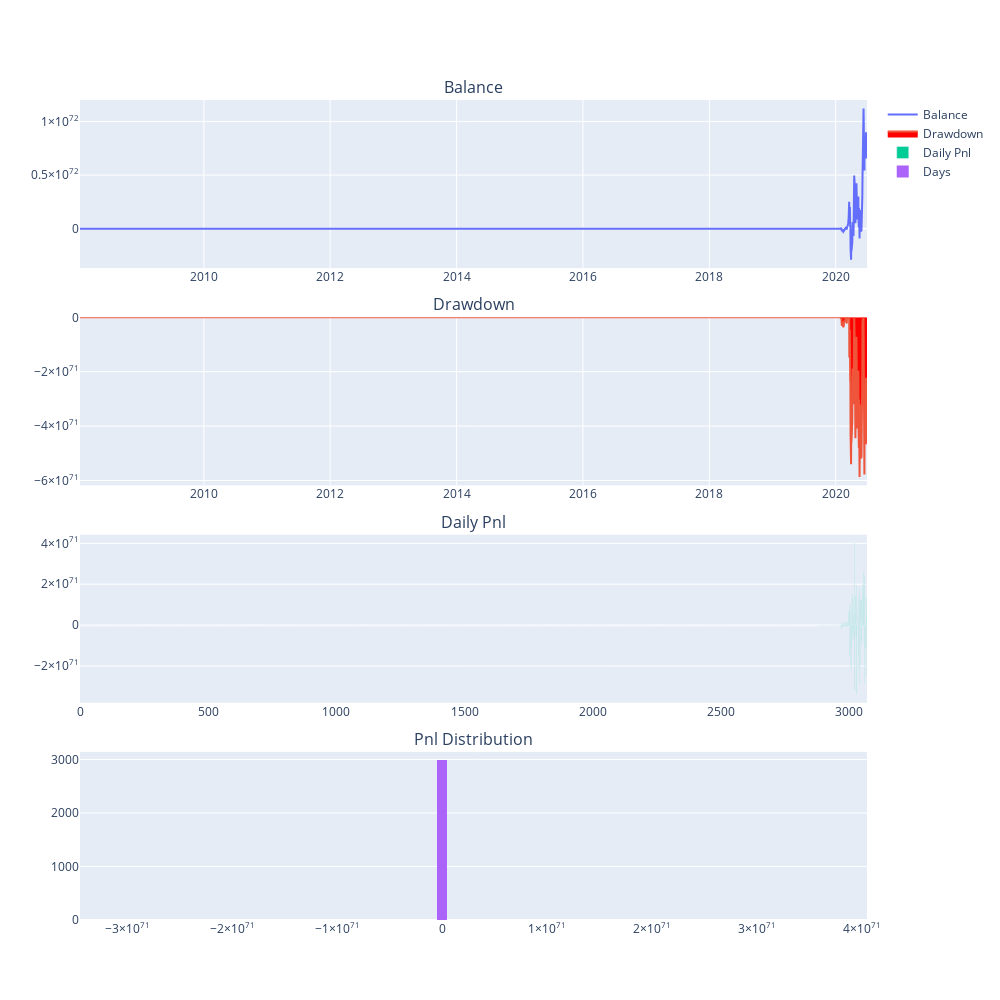

The code cell stored with this chart in its notebook:
### Code cell
# from vnpy.trader.constant import Interval, Exchange

tickers = '2330.TSE'
symbol, exchange = tickers.split('.')
get_commission = partial(getCommission, symbol=symbol, exchange=exchange)
engine = BacktestingEngine()
engine.set_parameters(
    vt_symbol=tickers,
    interval=Interval.DAILY,
    start=datetime(2008, 1, 1),
    end=datetime(2020, 6, 30),
    rate=get_commission,
    slippage=getMinimumTick,
    size=1000,
    pricetick=getMinimumTick,
    capital=100_000,
    mode=BacktestingMode.BAR,
    collection_name='TSE')

boll_setting = {
    'boll_window' : 18,
    'boll_dev' : 2,
    'cci_window' : 10,
    'atr_window' : 30,
    'sl_multiplier' : 5.2,
    'fixed_size' : 1,
}
engine.add_strategy(BollChannelStrategy, boll_setting)
engine.load_data()
engine.run_backtesting()
df = engine.calculate_result()
engine.calculate_statistics()
engine.show_chart()

### Figure 1 — Plotly figure (JSON) as saved in the notebook; plotly's stock layout.template omitted (floating-point values rounded to 4 significant figures; data arrays with more than 128 entries replaced by an {"elided": "..."} marker saying what was removed)
{"data": [{"mode": "lines", "name": "Balance", "type": "scatter", "x": {"elided": "3071 str values"}, "xaxis": "x", "y": {"elided": "3071 float values"}, "yaxis": "y"}, {"fill": "tozeroy", "fillcolor": "red", "mode": "lines", "name": "Drawdown", "type": "scatter", "x": {"elided": "3071 str values"}, "xaxis": "x2", "y": {"elided": "3071 float values"}, "yaxis": "y2"}, {"name": "Daily Pnl", "type": "bar", "xaxis": "x3", "y": {"elided": "3071 float values"}, "yaxis": "y3"}, {"name": "Days", "nbinsx": 100, "type": "histogram", "x": {"elided": "3071 float values"}, "xaxis": "x4", "yaxis": "y4"}], "layout": {"annotations": [{"font": {"size": 16}, "showarrow": false, "text": "Balance", "x": 0.5, "xanchor": "center", "xref": "paper", "y": 1, "yanchor": "bottom", "yref": "paper"}, {"font": {"size": 16}, "showarrow": false, "text": "Drawdown", "x": 0.5, "xanchor": "center", "xref": "paper", "y": 0.735, "yanchor": "bottom", "yref": "paper"}, {"font": {"size": 16}, "showarrow": false, "text": "Daily Pnl", "x": 0.5, "xanchor": "center", "xref": "paper", "y": 0.47, "yanchor": "bottom", "yref": "paper"}, {"font": {"size": 16}, "showarrow": false, "text": "Pnl Distribution", "x": 0.5, "xanchor": "center", "xref": "paper", "y": 0.205, "yanchor": "bottom", "yref": "paper"}], "height": 1000, "width": 1000, "xaxis": {"anchor": "y", "domain": [0, 1]}, "xaxis2": {"anchor": "y2", "domain": [0, 1]}, "xaxis3": {"anchor": "y3", "domain": [0, 1]}, "xaxis4": {"anchor": "y4", "domain": [0, 1]}, "yaxis": {"anchor": "x", "domain": [0.795, 1]}, "yaxis2": {"anchor": "x2", "domain": [0.53, 0.735]}, "yaxis3": {"anchor": "x3", "domain": [0.265, 0.47]}, "yaxis4": {"anchor": "x4", "domain": [0, 0.205]}}}
